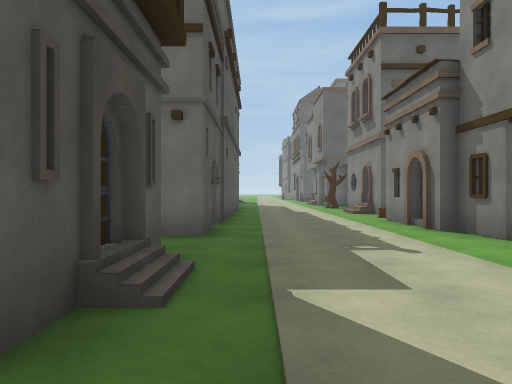
[1] (above)

24 first-person views from a walk through a scene from a Unity 3-D project. The camera is 1.3 m above the floor, looks level and sees 70° across. The floor is counted in squares, 2 m on a side. Each view is taken from the middle of a square. On the plan, view 1 faces up. The plan holds only what a view shows up to about 11 squares ahead; the rest is blank. The place goes on beyond the plan. The player is left out. Some surface patterns are stand-ins.

[2]
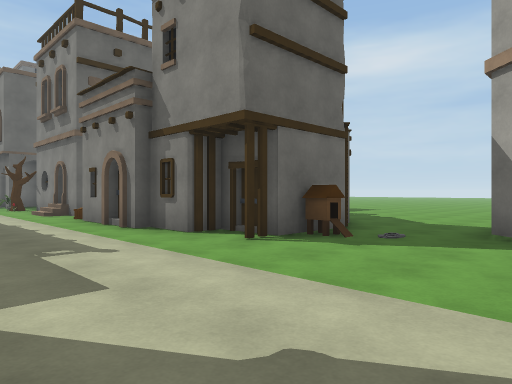

[3]
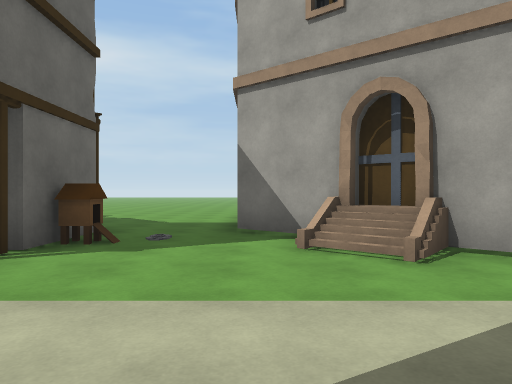

[4]
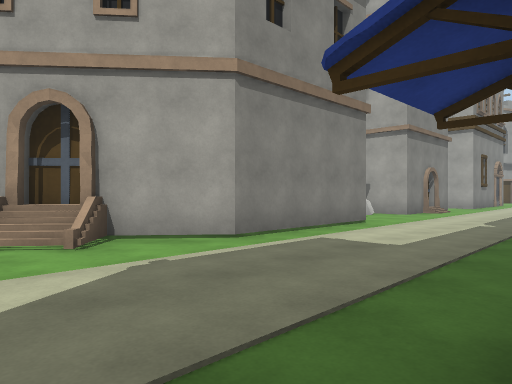

[5]
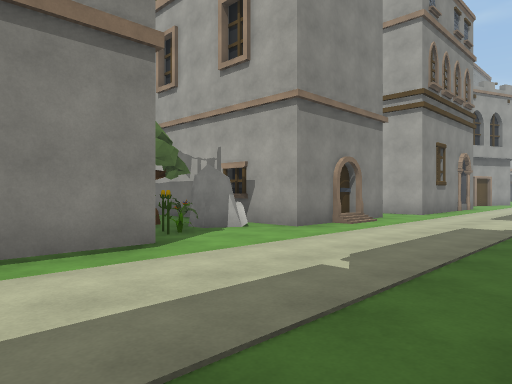

[6]
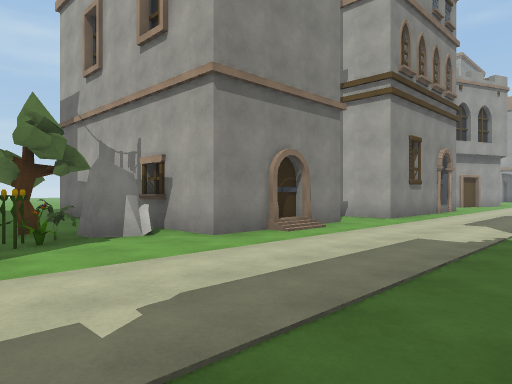

[7]
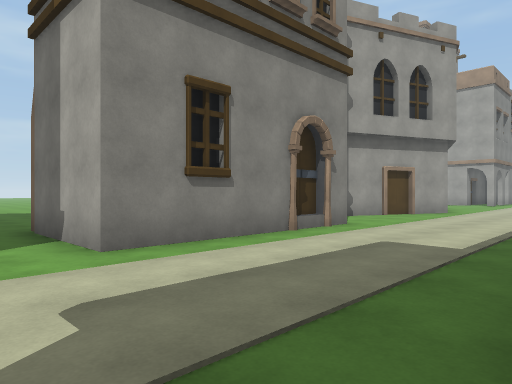

[8]
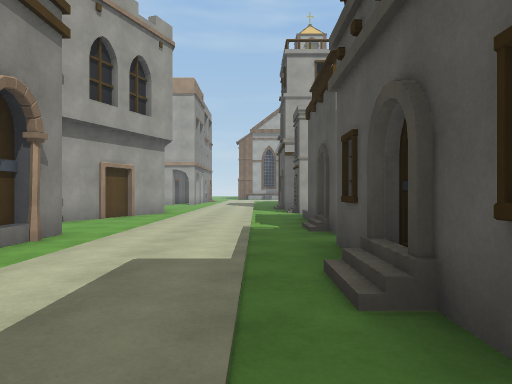

[9]
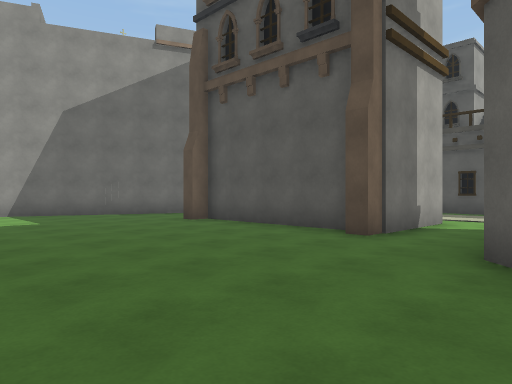

[10]
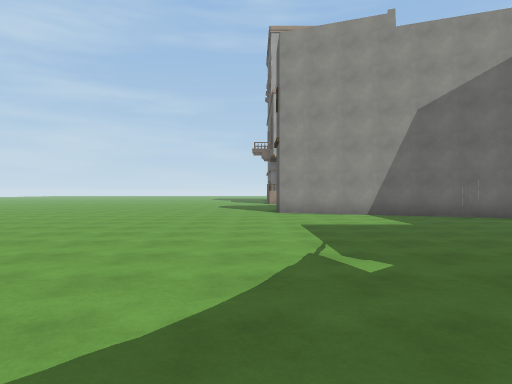

[11]
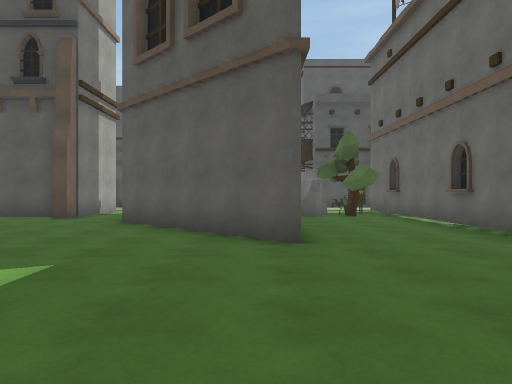

[12]
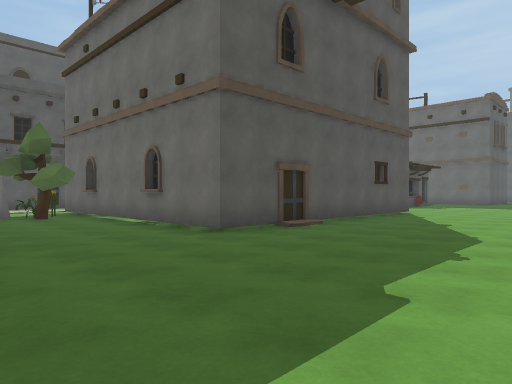

[13]
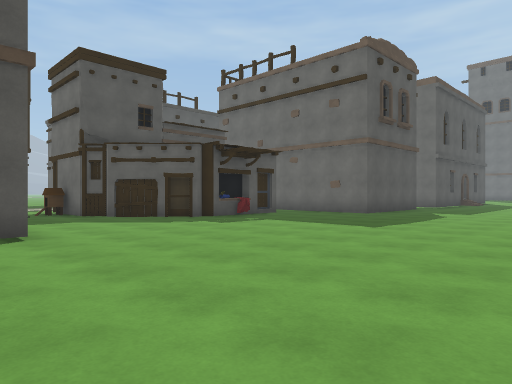

[14]
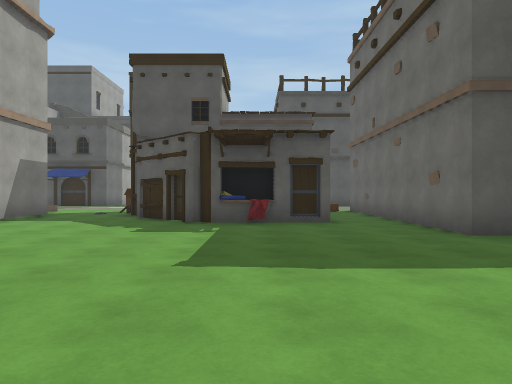

[15]
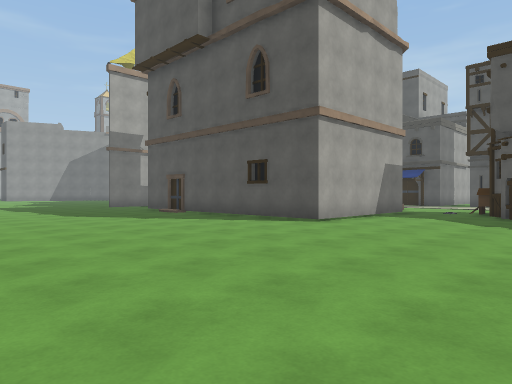

[16]
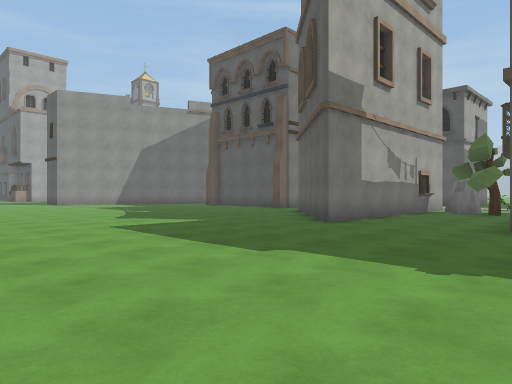

[17]
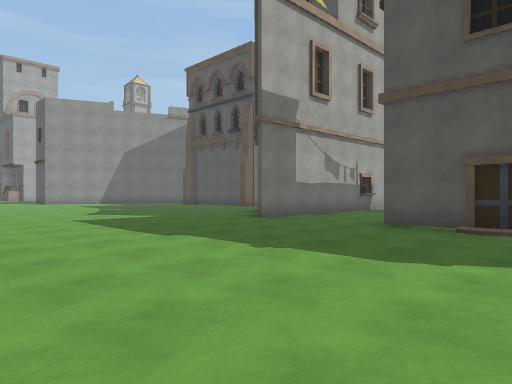

[18]
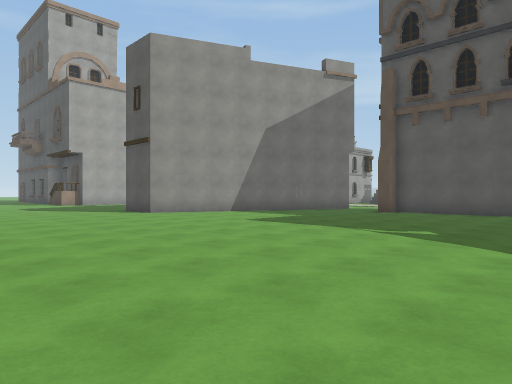

[19]
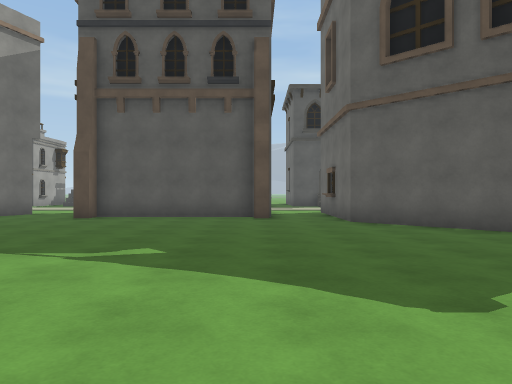

[20]
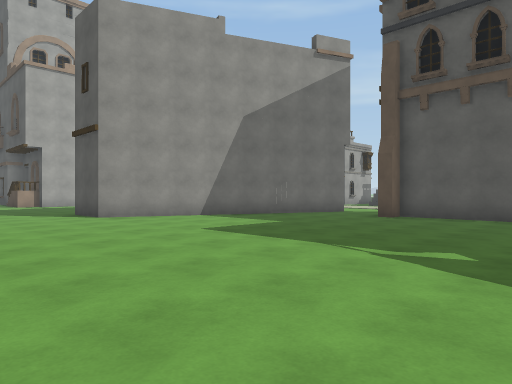

[21]
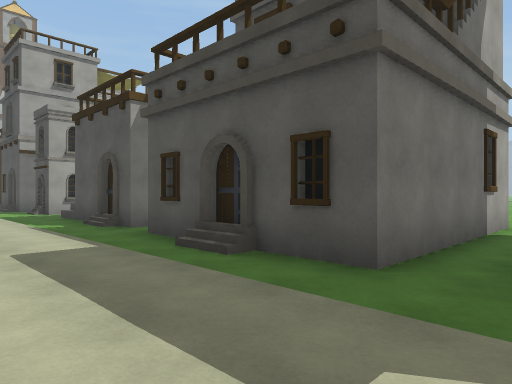

[22]
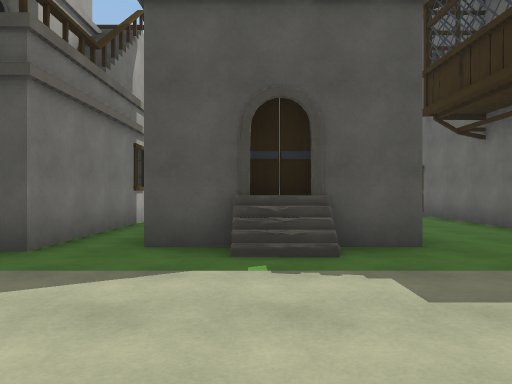

[23]
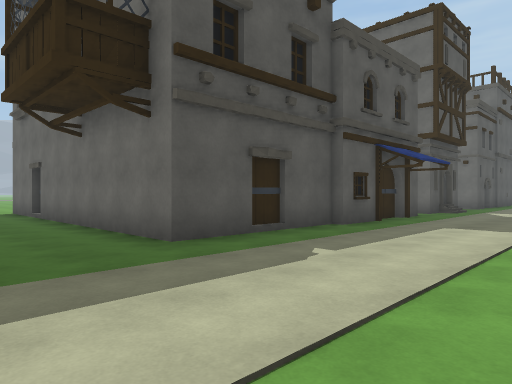

[24]
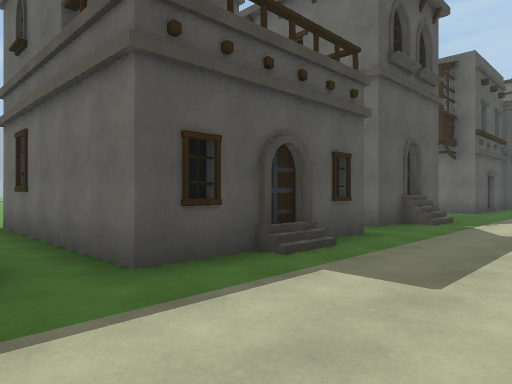

### Floor plan
Key: @ floor where view 1 was taken; # wall or solid block; . floor; / step, stairs or slope; H house; R rock; P plant; T tree; O other object.
Columns run from 10 left of view 1 to 17 right of it. Each row starts with its distance up from view 1.
 11          #.../#     #....
 10          #.... H...H.....
  9          #....  .........
  8          #...H  H H.......
  7          H....  H H........
  6          #...HHHH H.........
  5          .....H.HH..........
  4         ##....HHH...........
  3          H.....O............
  2          #.................
  1          .......#HHHH......
  0          #@.../H    H......
 -1          #....H#    H......
 -2          #....#     H......
 -3          H...##     H.......
 -4          ....#      H.......
 -5          ....#      H.......
 -6          ....#####HHH.......
 -7 #########.....P.............
 -8  ..............PT...........
 -9      .........RR...........
-10          .....#######......
-11         #/.../#  ###.......
-12         #/....#  ##........
-13         #.....#H##.........
-14     ........................
-15     ######...###............
-16     H    #...H #............
-17     H    #...###............
-18     ######...###...........
-19     .........###H..........
-20         #/.... .............
-21          /..................
-22       H  .....##............
-23       H  /....H####.........
-24          .....#   ###.......
-25         H....##     ##....

Positions as (right, up) in squares from view 1, and headings:
1: (0, 0), facing up
2: (0, 0), facing up-right
3: (0, 1), facing right
4: (-1, 1), facing down-right
5: (-1, -4), facing down-right
6: (-1, -6), facing down-right
7: (-1, -13), facing down-right
8: (0, -14), facing down
9: (11, -12), facing down-left
10: (12, -13), facing down
11: (15, -10), facing left
12: (15, -10), facing up-left
13: (16, 0), facing up-left
14: (16, 7), facing left
15: (17, 6), facing down-left
16: (17, -5), facing down-left
17: (17, -3), facing down-left
18: (17, -14), facing down-left
19: (15, -15), facing left
20: (15, -15), facing down-left
21: (2, -13), facing down-left
22: (3, -12), facing left
23: (3, -10), facing up-left
24: (2, -20), facing up-left
